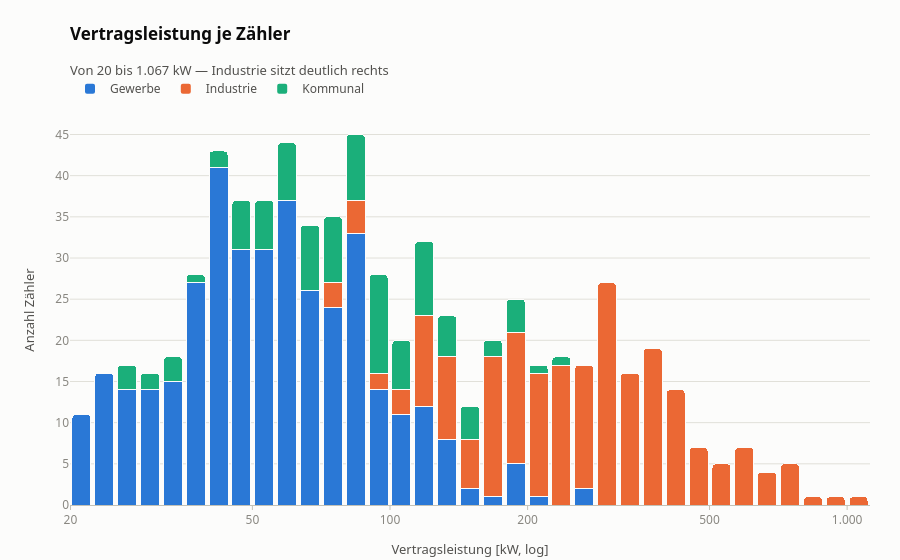

Here is the notebook cell this chart was saved with:
### Code cell
fig = px.histogram(zaehler.assign(log_kw=np.log10(zaehler["vertragsleistung_kw"])),
                   x="log_kw", color="kundentyp", nbins=40, barmode="stack", **TYP_STIL)
viz.stil(fig, "Vertragsleistung je Zähler",
         f"Von {zaehler['vertragsleistung_kw'].min()} bis "
         f"{de(zaehler['vertragsleistung_kw'].max(), 0)} kW — Industrie sitzt deutlich rechts",
         x_titel="Vertragsleistung (kW, log)", y_titel="Anzahl Zähler")
log_ticks(fig, "x", werte=(20, 50, 100, 200, 500, 1000))
fig.update_layout(bargap=HIST_GAP)
viz.hover_pro_marke(fig)
fig.show()

zaehler.groupby("kundentyp", observed=True)["vertragsleistung_kw"].describe().round(0)

### Figure 1 — Plotly figure (JSON) as saved in the notebook; plotly's stock layout.template omitted (floating-point values rounded to 4 significant figures; data arrays with more than 128 entries replaced by an {"elided": "..."} marker saying what was removed)
{"data": [{"bingroup": "x", "hovertemplate": "kundentyp=Gewerbe<br>log_kw=%{x}<br>count=%{y}<extra></extra>", "legendgroup": "Gewerbe", "marker": {"color": "#2a78d6", "pattern": {"shape": ""}}, "name": "Gewerbe", "nbinsx": 40, "orientation": "v", "showlegend": true, "type": "histogram", "x": {"elided": "376 float values"}, "xaxis": "x", "yaxis": "y"}, {"bingroup": "x", "hovertemplate": "kundentyp=Industrie<br>log_kw=%{x}<br>count=%{y}<extra></extra>", "legendgroup": "Industrie", "marker": {"color": "#eb6834", "pattern": {"shape": ""}}, "name": "Industrie", "nbinsx": 40, "orientation": "v", "showlegend": true, "type": "histogram", "x": {"elided": "226 float values"}, "xaxis": "x", "yaxis": "y"}, {"bingroup": "x", "hovertemplate": "kundentyp=Kommunal<br>log_kw=%{x}<br>count=%{y}<extra></extra>", "legendgroup": "Kommunal", "marker": {"color": "#1baf7a", "pattern": {"shape": ""}}, "name": "Kommunal", "nbinsx": 40, "orientation": "v", "showlegend": true, "type": "histogram", "x": [1.987, 2.158, 2.061, 2.164, 1.903, 1.973, 1.987, 2.391, 1.813, 1.813, 1.996, 1.944, 1.944, 2.253, 2.199, 2.143, 1.875, 1.544, 1.643, 2.021, 1.732, 1.69, 1.973, 2.283, 2.207, 1.875, 2.076, 1.914, 1.447, 2.086, 1.919, 1.643, 1.886, 1.806, 1.477, 1.964, 2.057, 1.991, 1.544, 2.158, 1.708, 1.863, 1.881, 1.477, 1.991, 2.228, 1.982, 1.845, 1.792, 1.826, 2.021, 2.104, 1.519, 2.009, 1.724, 1.653, 2.124, 1.813, 1.799, 1.681, 1.839, 1.959, 1.863, 1.982, 2.09, 2.093, 1.799, 1.748, 2.283, 2.1, 2.033, 2.332, 2.053, 1.69, 1.886, 1.447, 1.959, 2.004, 1.756, 1.944, 1.881, 1.591, 1.919, 2.021, 1.799, 1.763, 2.276, 1.716, 1.681, 1.763, 2.053, 1.447, 1.663, 1.833, 1.94, 2.072, 1.748, 2.104], "xaxis": "x", "yaxis": "y"}], "layout": {"bargap": 0.06, "barmode": "stack", "hovermode": "closest", "legend": {"title": {"text": ""}, "tracegroupgap": 0}, "showlegend": true, "title": {"subtitle": {"text": "Von 20 bis 1.067 kW — Industrie sitzt deutlich rechts"}, "text": "Vertragsleistung je Zähler"}, "xaxis": {"anchor": "y", "domain": [0.0, 1.0], "tickmode": "array", "ticktext": ["20", "50", "100", "200", "500", "1.000"], "tickvals": [1.301, 1.699, 2.0, 2.301, 2.699, 3.0], "title": {"text": "Vertragsleistung [kW, log]"}}, "yaxis": {"anchor": "x", "domain": [0.0, 1.0], "title": {"text": "Anzahl Zähler"}}}}
